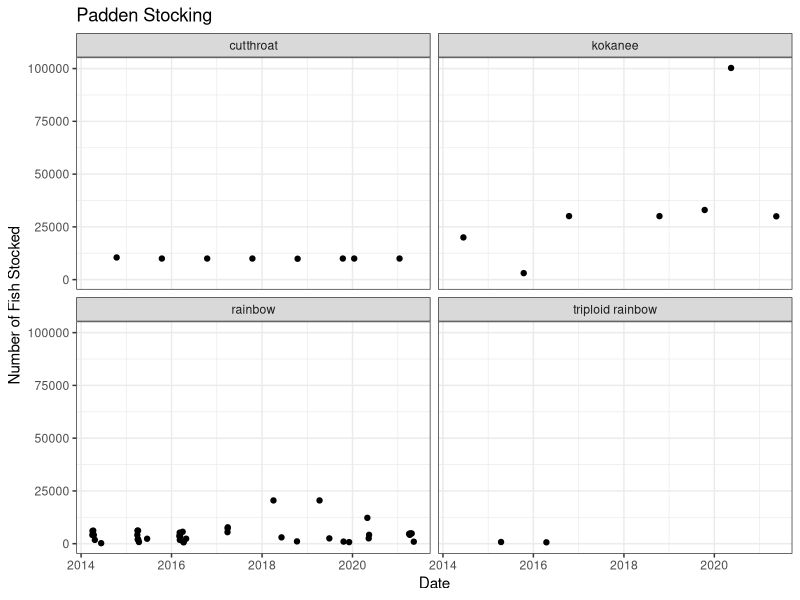
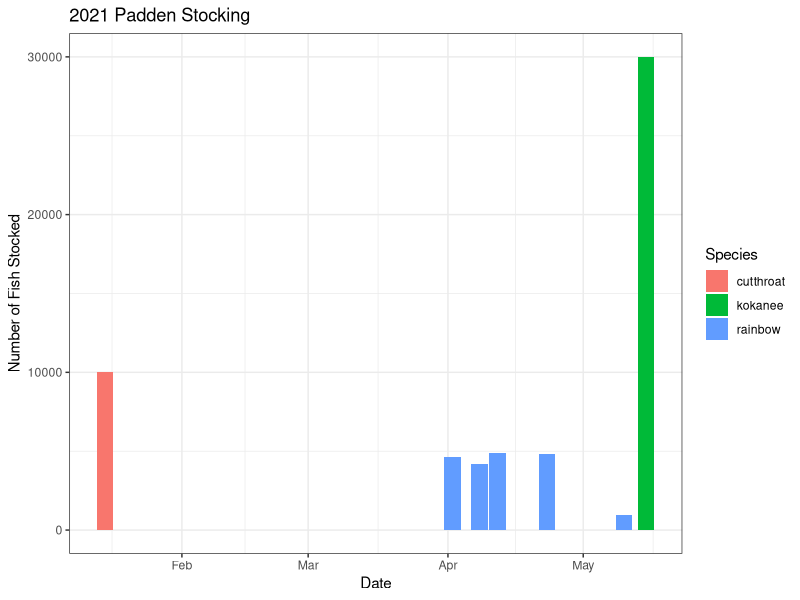
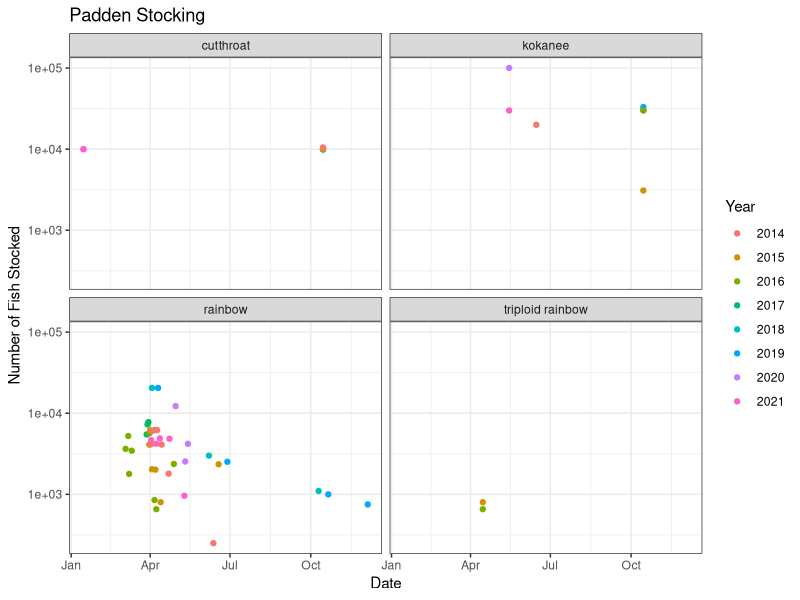

Source code (R) for these figures, in order:


library(here)
library(tidyverse)
library(ggplot2)
library(lubridate)

stocking <- read.csv(here("Input","stocking_data.csv"))

# 2021 numbers
stocking2021 <- stocking %>% 
  filter(y==2021) %>% 
  group_by(species) %>% 
  summarize(totalstocked = sum(quant))

stock <- stocking %>% 
  mutate(d=replace_na(d,15)) %>% 
  mutate(dateplot = make_datetime(y, m, d)) %>% 
  mutate(location="Padden") 

ggplot(stock, aes(x=dateplot, y=quant)) + 
  geom_point() +
  theme_bw() +
  facet_wrap(~species) +
  labs(x="Date", y="Number of Fish Stocked", title = "Padden Stocking")
#ggsave(here("Output","SupplementalFigures","historical_stocking_by_species_ts.png"))

stock %>% 
  filter(dateplot > "2021-01-01") %>% 
  ggplot(aes(x=dateplot, y=quant, fill=factor(species))) + 
  geom_col() +
  theme_bw() + 
  #facet_wrap(~species) +
  labs(x="Date", y="Number of Fish Stocked", title = "2021 Padden Stocking", fill="Species")
#ggsave(here("Output","SupplementalFigures","stocking_2021only.png"))


stock2 <- stocking %>% 
  mutate(d=replace_na(d,15)) %>% 
  mutate(dateplot = make_datetime(2022, m, d)) %>% 
  mutate(location="Padden")  

ggplot(stock2, aes(x=dateplot, y=quant, color=factor(y))) + 
  geom_point() +
  facet_wrap(~species) +
  theme_bw() +
  scale_y_log10() +
  labs(x="Date", y="Number of Fish Stocked", title = "Padden Stocking", color="Year")
#ggsave(here("Output","SupplementalFigures","historical_stocking_by_species_year.png"))

